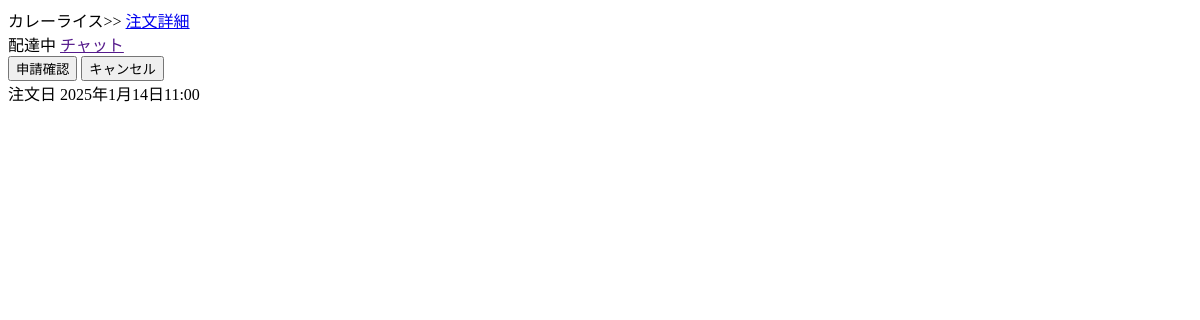
/client/check-order/, run on an earlier commit of the app's database.
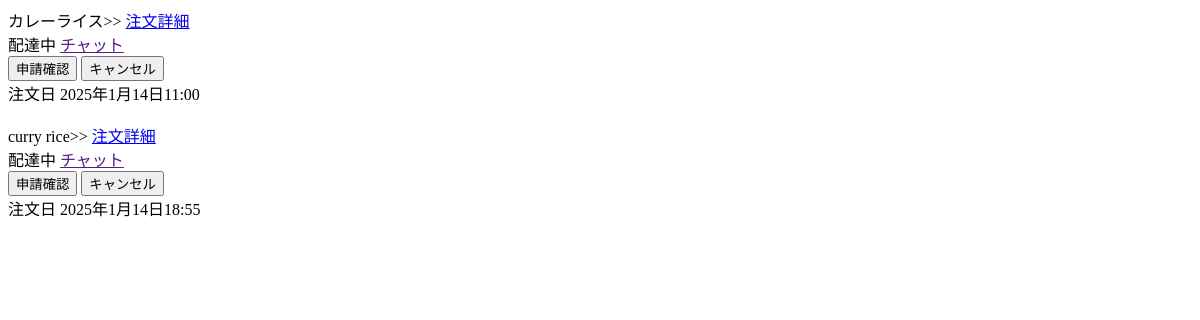
And on a later commit of the database.
### client_app/models.py (models this page shows, shortened)
class Task(models.Model):
	client = models.ForeignKey(
		CustomUser,
		on_delete=models.SET(get_sentinel_user),
		related_name='client',
		null=True, # TODO:仮でnullを許可する
		blank=True, # TODO: 仮でblankを許可する
		verbose_name="クライアント",
	)
	worker = models.ForeignKey(
		CustomUser,
		on_delete=models.SET(get_sentinel_user),
		related_name='worker',
		null=True,
		blank=True,
		verbose_name="配達員",
	)
	title = models.CharField(
		max_length=60,
		verbose_name="依頼件名",
	)
	created_at = models.DateTimeField(
		auto_now_add=True,
		verbose_name="注文した時間",
	)
	limit_of_time = models.DateTimeField(
		verbose_name="配達期限時間",
	)
	status = models.CharField(
		max_length=1,
		default="0",
		verbose_name="配達ステータス",
		help_text="0: 注文済み, 1: 配達中, 2: 承認待ち, 3: 再申請待ち, 4: 配達完了",
	)
	delivery_completion_time = models.DateTimeField(
		blank=True,
		null=True,
		verbose_name="配達完了時間",
	)
	shop_name = models.CharField(
		max_length=150,
		verbose_name="店舗名",
	)
	shop_post_code = models.CharField(
		max_length=15,
		verbose_name="店舗の郵便番号",
	)
	shop_address = models.CharField(
		max_length=150,
		verbose_name="店舗の住所",
		help_text="高知県香美市土佐山田町に続く住所"
	)
	shop_street_address = models.CharField(
		max_length=150,
		verbose_name="店舗の番地",
	)

### client_app/views.py (the view)
# urls.py: path('check-order/', views.check_order, name='check-order'),
def check_order(request):
	unpaid_transactions = Transaction.objects.filter(payment_fee_date__isnull=True)
	tasks = []
	for transaction in unpaid_transactions:
		tasks.append(transaction.task)
	return render(request, 'client_app/check_order.html', {'tasks': tasks})

### templates/client_app/check_order.html (shortened to what this page needs)
{% load static %}
<!DOCTYPE html>
<html lang="ja">
<head>
</head>
<body>
	{% for task in tasks %}
		<div class="order-container">
			<span>{{ task.title }}>></span>
			<a href="{% url 'client_app:check-order-detail' task.id %}">注文詳細</a>
			<br>
			<span>
				{% if task.status == '0' %}
					注文済み
				{% elif task.status == '1' %}
					配達中
				{% elif task.status == '2' %}
					承認待ち
				{% elif task.status == '3' %}
					再申請待ち
				{% elif task.status == '4' %}
					配達完了
				{% endif %}
			</span>
			<a href="">チャット</a>
			<br>
			<button type="button" onclick="confirmRequest('{{ task.id }}')">申請確認</button>
			<button type="button" onclick="cancelOrder('{{ task.id }}')">キャンセル</button>
		</div>
		<div>注文日 {{ task.created_at }}</div>
		<br>
	{% endfor %}
</body>
</html>

What changed in the data, as far as the page shows it:
added Task: title "curry rice", status "配達中", created_at "2025年1月14日18:55"
